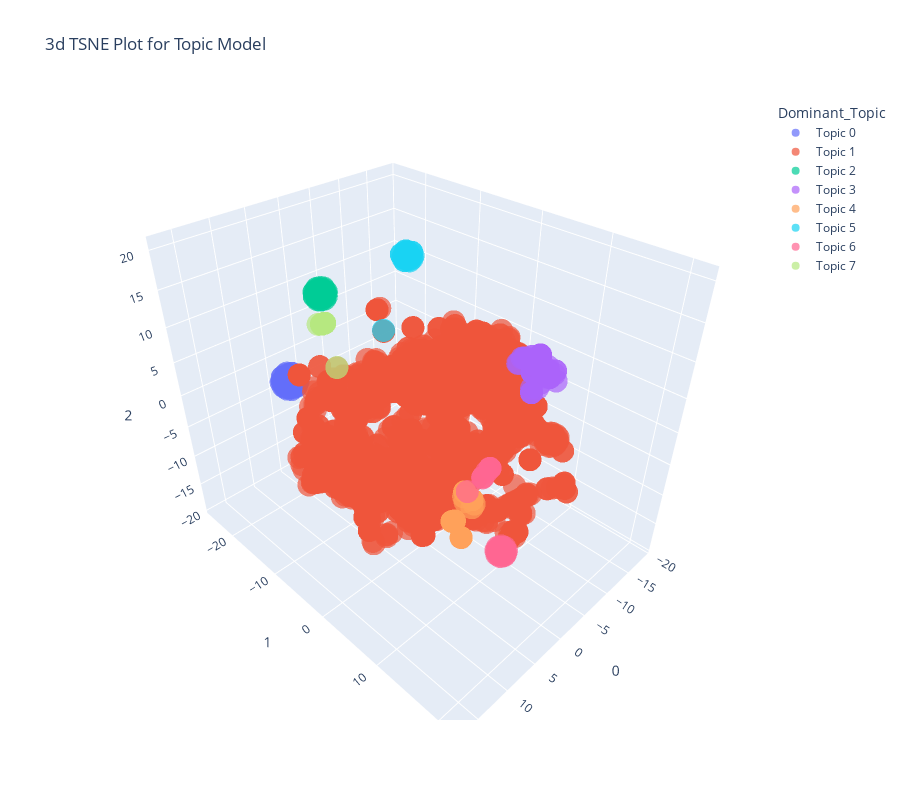

The cell this chart's notebook holds for it:
### Markdown cell above
### T-distributed Stochastic Neighbor Embedding (t-SNE)

### Code cell
plot_model(nmf, plot = 'tsne')
